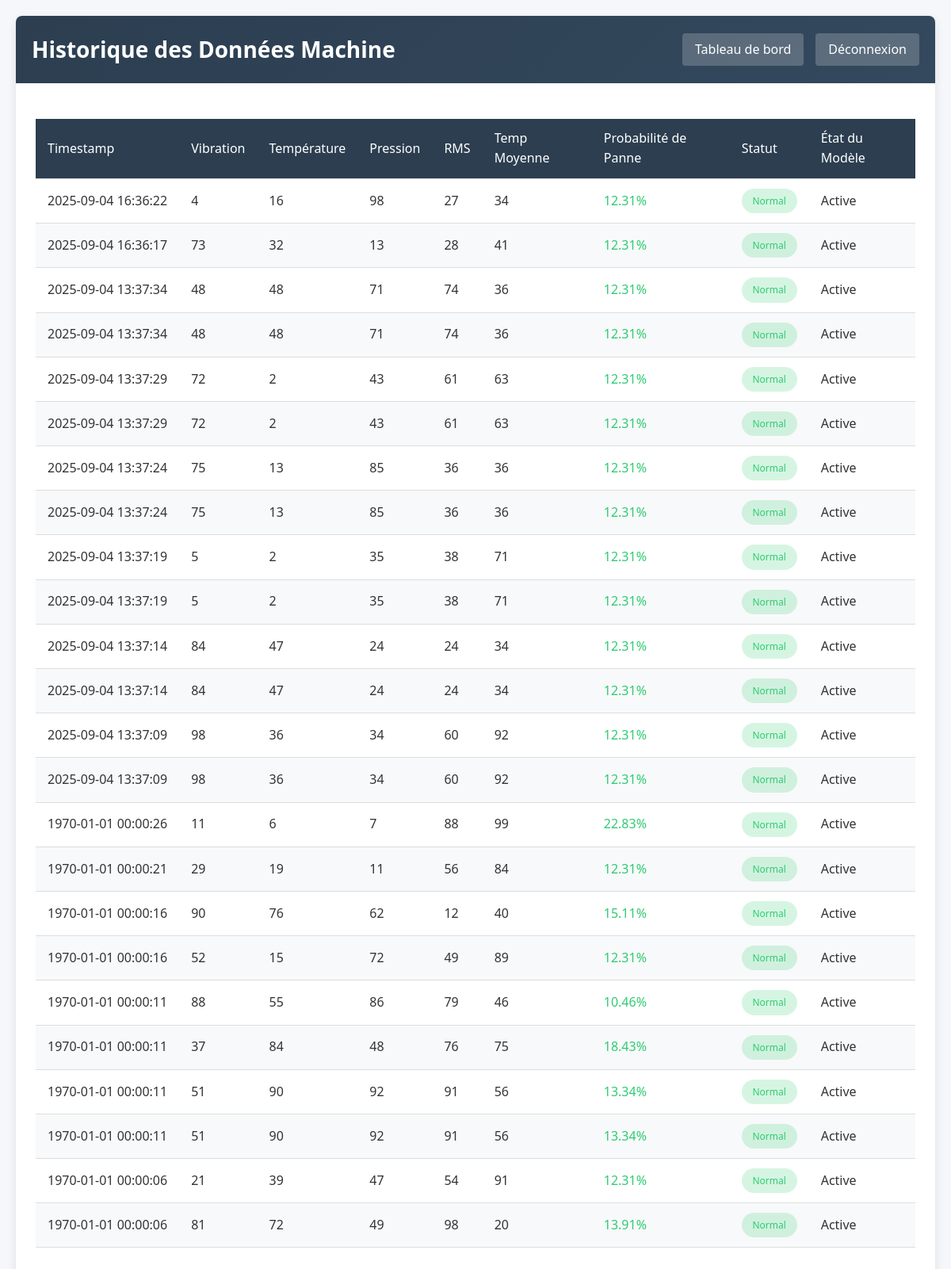
The page /history (signed in) on the database its author committed.
### tables this page shows
CREATE TABLE machine_history (
            id INTEGER PRIMARY KEY AUTOINCREMENT,
            timestamp REAL,
            vibration INTEGER,
            temperature INTEGER,
            pressure INTEGER,
            rms INTEGER,
            mean_temp INTEGER,
            fault_probability REAL,
            is_fault BOOLEAN,
            model_status TEXT
        );

### app.py (the view)
    def wrap(*args, **kwargs):
        if 'username' not in session:
            return redirect(url_for('login'))
        return f(*args, **kwargs)

### app.py (called while the page is built)
def login_required(f):
    def wrap(*args, **kwargs):
        if 'username' not in session:
            return redirect(url_for('login'))
        return f(*args, **kwargs)
    wrap.__name__ = f.__name__
    return wrap

@app.template_filter('datetimeformat')
def datetimeformat(value, format='%Y-%m-%d %H:%M:%S'):
    try:
        if isinstance(value, (int, float)):
            if value > 1e10:  # Si c'est en millisecondes
                value = value / 1000
            return datetime.fromtimestamp(value).strftime(format)
        return value
    except (ValueError, TypeError):
        return "Format invalide"

@app.route('/history')
@login_required
def history():
    conn = sqlite3.connect(HISTORY_DB)
    cursor = conn.cursor()
    cursor.execute("SELECT * FROM machine_history ORDER BY timestamp DESC")
    history_data = cursor.fetchall()
    conn.close()
    history_list = [
        {
            "timestamp": row[1],
            "parametres_machine": [row[2], row[3], row[4], row[5], row[6]],
            "ml_prediction": {
                "fault_probability": row[7],
                "is_fault": row[8],
                "model_status": row[9]
            }
        } for row in history_data
    ]
    return render_template('history.html', history=history_list)

### templates/history.html (shortened to what this page needs)
<!DOCTYPE html>
<html lang="fr">
<head>
</head>
<body>
    <div class="container">
        <header>
            <div class="header-content">
                <h1>Historique des Données Machine</h1>
                <div class="nav">
                    <a href="/">Tableau de bord</a>
                    <a href="/logout">Déconnexion</a>
                </div>
            </div>
        </header>
        <div class="table-container">
            {% if history %}
            <table>
                <thead>
                    <tr>
                        <th>Timestamp</th>
                        <th>Vibration</th>
                        <th>Température</th>
                        <th>Pression</th>
                        <th>RMS</th>
                        <th>Temp Moyenne</th>
                        <th>Probabilité de Panne</th>
                        <th>Statut</th>
                        <th>État du Modèle</th>
                    </tr>
                </thead>
                <tbody>
                    {% for entry in history %}
                    {% set probability = (entry.ml_prediction.fault_probability * 100) | round(2) %}
                    {% set prob_class = "high-prob" if probability > 70 else "medium-prob" if probability > 30 else "low-prob" %}
                    <tr>
                        <td class="timestamp-cell">
                            {% if entry.timestamp is number %}
                                {{ entry.timestamp | datetimeformat }}
                            {% else %}
                                {{ entry.timestamp }}
                            {% endif %}
                        </td>
                        <td>{{ entry.parametres_machine[0] }}</td>
                        <td>{{ entry.parametres_machine[1] }}</td>
                        <td>{{ entry.parametres_machine[2] }}</td>
                        <td>{{ entry.parametres_machine[3] }}</td>
                        <td>{{ entry.parametres_machine[4] }}</td>
                        <td class="probability-cell {{ prob_class }}">{{ probability }}%</td>
                        <td>
                            <span class="status-badge {% if entry.ml_prediction.is_fault %}status-fault{% else %}status-normal{% endif %}">
                                {% if entry.ml_prediction.is_fault %}Panne{% else %}Normal{% endif %}
                            </span>
                        </td>
                        <td>{{ entry.ml_prediction.model_status }}</td>
                    </tr>
                    {% endfor %}
                </tbody>
            </table>
            {% else %}
            <div class="no-data">
                <p>Aucune donnée historique disponible pour le moment.</p>
                <p>Les données apparaitront ici une fois que le système commencera à recevoir des données MQTT.</p>
            </div>
            {% endif %}
        </div>
    </div>
</body>
</html>

### templates/history.html (style rules this page uses)
:root { --primary: #2c3e50; --secondary: #3498db; --success: #2ecc71; --danger: #e74c3c; --warning: #f39c12; --light: #ecf0f1; --dark: #34495e; --gray: #7f8c8d; }
* { margin: 0; padding: 0; box-sizing: border-box; }
body { font-family: 'Segoe UI', Tahoma, Geneva, Verdana, sans-serif; background-color: #f5f7fa; color: #333; line-height: 1.6; padding: 20px; }
.container { max-width: 1400px; margin: 0 auto; background-color: white; border-radius: 8px; box-shadow: 0 4px 12px rgba(0, 0, 0, 0.1); overflow: hidden; }
header { background: linear-gradient(135deg, var(--primary) 0%, var(--dark) 100%); color: white; padding: 20px; }
.header-content { display: flex; justify-content: space-between; align-items: center; }
h1 { font-size: 28px; font-weight: 600; }
.nav { display: flex; gap: 15px; }
.nav a { color: white; text-decoration: none; padding: 8px 16px; border-radius: 4px; background-color: rgba(255, 255, 255, 0.2); transition: background-color 0.3s; }
.table-container { padding: 25px; overflow-x: auto; }
table { width: 100%; border-collapse: collapse; margin: 20px 0; min-width: 1000px; }
th, td { padding: 12px 15px; text-align: left; border-bottom: 1px solid #ddd; }
th { background-color: var(--primary); color: white; position: sticky; top: 0; font-weight: 500; }
tr:nth-child(even) { background-color: #f8f9fa; }
.status-badge { padding: 6px 12px; border-radius: 20px; font-size: 12px; font-weight: 500; display: inline-block; text-align: center; min-width: 70px; }
.status-normal { background-color: rgba(46, 204, 113, 0.2); color: var(--success); }
.probability-cell { font-weight: 500; }
.low-prob { color: var(--success); }
.timestamp-cell { white-space: nowrap; }

### rows shown on the page
machine_history: timestamp "2025-09-04 16:36:22", vibration "4", temperature "16", pressure "98", rms "27", mean_temp "34", probability "12.31", is_fault "Normal", ml_prediction.model_status "Active"
machine_history: timestamp "2025-09-04 16:36:17", vibration "73", temperature "32", pressure "13", rms "28", mean_temp "41", probability "12.31", is_fault "Normal", ml_prediction.model_status "Active"
machine_history: timestamp "2025-09-04 13:37:34", parametres_machine "48", pressure "71", rms "74", mean_temp "36", probability "12.31", is_fault "Normal", ml_prediction.model_status "Active"
machine_history: timestamp "2025-09-04 13:37:34", parametres_machine "48", pressure "71", rms "74", mean_temp "36", probability "12.31", is_fault "Normal", ml_prediction.model_status "Active"
machine_history: timestamp "2025-09-04 13:37:29", vibration "72", temperature "2", pressure "43", rms "61", mean_temp "63", probability "12.31", is_fault "Normal", ml_prediction.model_status "Active"
machine_history: timestamp "2025-09-04 13:37:29", vibration "72", temperature "2", pressure "43", rms "61", mean_temp "63", probability "12.31", is_fault "Normal", ml_prediction.model_status "Active"
machine_history: timestamp "2025-09-04 13:37:24", vibration "75", temperature "13", pressure "85", parametres_machine "36", probability "12.31", is_fault "Normal", ml_prediction.model_status "Active"
machine_history: timestamp "2025-09-04 13:37:24", vibration "75", temperature "13", pressure "85", parametres_machine "36", probability "12.31", is_fault "Normal", ml_prediction.model_status "Active"
machine_history: timestamp "2025-09-04 13:37:19", vibration "5", temperature "2", pressure "35", rms "38", mean_temp "71", probability "12.31", is_fault "Normal", ml_prediction.model_status "Active"
machine_history: timestamp "2025-09-04 13:37:19", vibration "5", temperature "2", pressure "35", rms "38", mean_temp "71", probability "12.31", is_fault "Normal", ml_prediction.model_status "Active"
machine_history: timestamp "2025-09-04 13:37:14", vibration "84", temperature "47", parametres_machine "24", mean_temp "34", probability "12.31", is_fault "Normal", ml_prediction.model_status "Active"
machine_history: timestamp "2025-09-04 13:37:14", vibration "84", temperature "47", parametres_machine "24", mean_temp "34", probability "12.31", is_fault "Normal", ml_prediction.model_status "Active"
machine_history: timestamp "2025-09-04 13:37:09", vibration "98", temperature "36", pressure "34", rms "60", mean_temp "92", probability "12.31", is_fault "Normal", ml_prediction.model_status "Active"
machine_history: timestamp "2025-09-04 13:37:09", vibration "98", temperature "36", pressure "34", rms "60", mean_temp "92", probability "12.31", is_fault "Normal", ml_prediction.model_status "Active"
machine_history: timestamp "1970-01-01 00:00:26", vibration "11", temperature "6", pressure "7", rms "88", mean_temp "99", probability "22.83", is_fault "Normal", ml_prediction.model_status "Active"
machine_history: timestamp "1970-01-01 00:00:21", vibration "29", temperature "19", pressure "11", rms "56", mean_temp "84", probability "12.31", is_fault "Normal", ml_prediction.model_status "Active"
machine_history: timestamp "1970-01-01 00:00:16", vibration "90", temperature "76", pressure "62", rms "12", mean_temp "40", probability "15.11", is_fault "Normal", ml_prediction.model_status "Active"
machine_history: timestamp "1970-01-01 00:00:16", vibration "52", temperature "15", pressure "72", rms "49", mean_temp "89", probability "12.31", is_fault "Normal", ml_prediction.model_status "Active"
machine_history: timestamp "1970-01-01 00:00:11", vibration "88", temperature "55", pressure "86", rms "79", mean_temp "46", probability "10.46", is_fault "Normal", ml_prediction.model_status "Active"
machine_history: timestamp "1970-01-01 00:00:11", vibration "37", temperature "84", pressure "48", rms "76", mean_temp "75", probability "18.43", is_fault "Normal", ml_prediction.model_status "Active"
machine_history: timestamp "1970-01-01 00:00:11", vibration "51", temperature "90", pressure "92", rms "91", mean_temp "56", probability "13.34", is_fault "Normal", ml_prediction.model_status "Active"
machine_history: timestamp "1970-01-01 00:00:11", vibration "51", temperature "90", pressure "92", rms "91", mean_temp "56", probability "13.34", is_fault "Normal", ml_prediction.model_status "Active"
machine_history: timestamp "1970-01-01 00:00:06", vibration "21", temperature "39", pressure "47", rms "54", mean_temp "91", probability "12.31", is_fault "Normal", ml_prediction.model_status "Active"
machine_history: timestamp "1970-01-01 00:00:06", vibration "81", temperature "72", pressure "49", rms "98", mean_temp "20", probability "13.91", is_fault "Normal", ml_prediction.model_status "Active"
